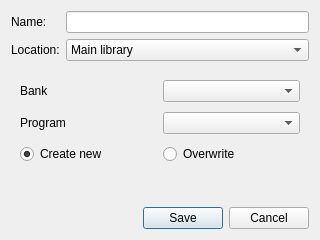
<?xml version="1.0" encoding="UTF-8"?>
<ui version="4.0">
 <class>Dialog</class>
 <widget class="QDialog" name="Dialog">
  <property name="geometry">
   <rect>
    <x>0</x>
    <y>0</y>
    <width>320</width>
    <height>240</height>
   </rect>
  </property>
  <property name="windowTitle">
   <string>Save sound to library</string>
  </property>
  <layout class="QGridLayout" name="gridLayout_2">
   <item row="0" column="0">
    <widget class="QLabel" name="label">
     <property name="text">
      <string>Name:</string>
     </property>
    </widget>
   </item>
   <item row="0" column="1">
    <widget class="QLineEdit" name="nameEdit">
     <property name="maxLength">
      <number>16</number>
     </property>
    </widget>
   </item>
   <item row="1" column="0">
    <widget class="QLabel" name="label_2">
     <property name="text">
      <string>Location:</string>
     </property>
    </widget>
   </item>
   <item row="1" column="1">
    <widget class="QComboBox" name="collectionCombo">
     <item>
      <property name="text">
       <string>Main library</string>
      </property>
     </item>
    </widget>
   </item>
   <item row="2" column="0" colspan="2">
    <widget class="QWidget" name="locationWidget" native="true">
     <layout class="QGridLayout" name="gridLayout">
      <item row="0" column="0">
       <widget class="QLabel" name="label_3">
        <property name="text">
         <string>Bank</string>
        </property>
       </widget>
      </item>
      <item row="3" column="0">
       <widget class="QRadioButton" name="newRadio">
        <property name="text">
         <string>Create new</string>
        </property>
        <property name="checked">
         <bool>true</bool>
        </property>
        <attribute name="buttonGroup">
         <string notr="true">overwriteGroup</string>
        </attribute>
       </widget>
      </item>
      <item row="0" column="1">
       <widget class="QComboBox" name="bankCombo"/>
      </item>
      <item row="1" column="0">
       <widget class="QLabel" name="label_4">
        <property name="text">
         <string>Program</string>
        </property>
       </widget>
      </item>
      <item row="1" column="1">
       <widget class="QComboBox" name="progCombo"/>
      </item>
      <item row="3" column="1">
       <widget class="QRadioButton" name="overwriteRadio">
        <property name="text">
         <string>Overwrite</string>
        </property>
        <attribute name="buttonGroup">
         <string notr="true">overwriteGroup</string>
        </attribute>
       </widget>
      </item>
      <item row="4" column="0" colspan="2">
       <widget class="QLabel" name="overwriteLbl">
        <property name="sizePolicy">
         <sizepolicy hsizetype="Preferred" vsizetype="Maximum">
          <horstretch>0</horstretch>
          <verstretch>0</verstretch>
         </sizepolicy>
        </property>
        <property name="text">
         <string/>
        </property>
       </widget>
      </item>
     </layout>
    </widget>
   </item>
   <item row="3" column="0" colspan="2">
    <widget class="QDialogButtonBox" name="buttonBox">
     <property name="orientation">
      <enum>Qt::Horizontal</enum>
     </property>
     <property name="standardButtons">
      <set>QDialogButtonBox::Cancel|QDialogButtonBox::Save</set>
     </property>
    </widget>
   </item>
  </layout>
 </widget>
 <resources/>
 <connections>
  <connection>
   <sender>buttonBox</sender>
   <signal>accepted()</signal>
   <receiver>Dialog</receiver>
   <slot>accept()</slot>
   <hints>
    <hint type="sourcelabel">
     <x>248</x>
     <y>254</y>
    </hint>
    <hint type="destinationlabel">
     <x>157</x>
     <y>274</y>
    </hint>
   </hints>
  </connection>
  <connection>
   <sender>buttonBox</sender>
   <signal>rejected()</signal>
   <receiver>Dialog</receiver>
   <slot>reject()</slot>
   <hints>
    <hint type="sourcelabel">
     <x>316</x>
     <y>260</y>
    </hint>
    <hint type="destinationlabel">
     <x>286</x>
     <y>274</y>
    </hint>
   </hints>
  </connection>
 </connections>
 <buttongroups>
  <buttongroup name="overwriteGroup"/>
 </buttongroups>
</ui>
